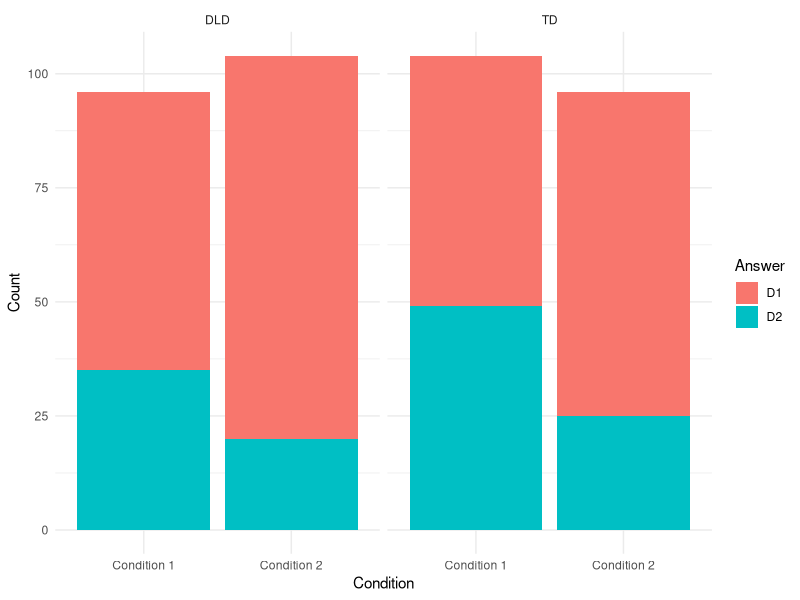
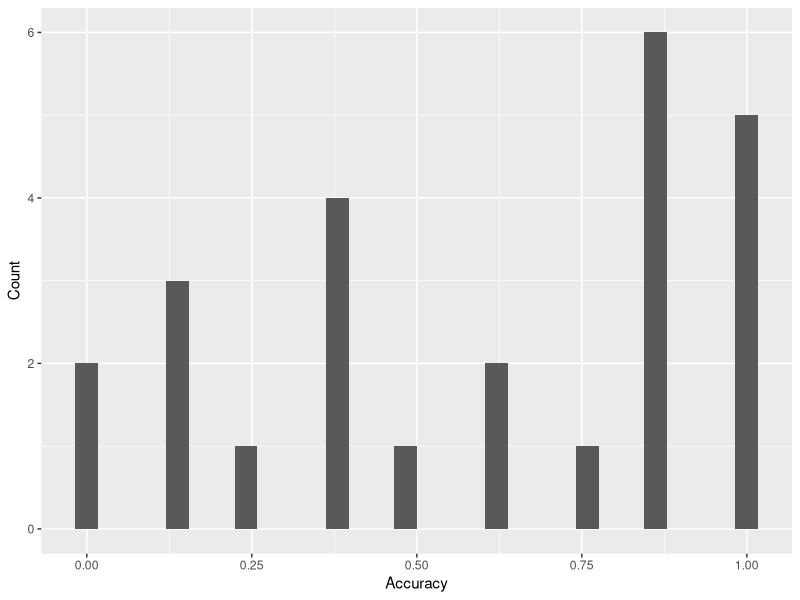

Write the R code that produced these figures, in order. (Note: this script raises an error after producing the figures.)
## ---- chunk 1
knitr::opts_chunk$set(echo = TRUE)
#knitr::include_graphics("images/imagename.filetype") #I am more used to another way to insert figures.
## ---- chunk 2
pkg <- c("tidyverse", "dplyr", "ggplot2", "lme4", "broom.mixed")
not_installed <- pkg[!pkg %in% rownames(installed.packages())]
if (length(not_installed) > 0) install.packages(not_installed) 

lapply(pkg, require, character.only = TRUE)
## ---- chunk 3
df_Q1 <- read_csv("./data/CAT_Test.csv", col_names = TRUE)
df_Q2 <- read_csv("./data/CAT_regr.csv", col_names = TRUE)
## ---- chunk 4
head(df_Q1)
## ---- chunk 5
head(df_Q2)
## ---- chunk 6
df_Q1_visual <- df_Q1 %>% 
  mutate(AnswerStimD2 = case_when(AnswerStimD2 == 0 ~ "D1",
                       AnswerStimD2 == 1 ~ "D2")) %>%
  group_by(Group, Condition, AnswerStimD2) %>% 
  summarise(count = n())
## ---- chunk 7
ggplot(df_Q1_visual, aes(x = factor(Condition), y = count, fill = factor(AnswerStimD2))) +
  geom_bar(stat="identity") +
  labs(x = "Condition", y = "Count", fill = "Answer") +
  theme_minimal() +
  facet_wrap(~Group)
## ---- chunk 8
ggplot(df_Q2, aes(x=DLMeanAcc)) +
  geom_histogram(position="dodge")+
  theme(legend.position="top")+
  labs(x = "Accuracy", y = "Count")
## ---- chunk 9
df_Q2_desc <- df_Q2
colnames <- c("Subject", "Accuracy", "Age months", "Productive vocabulary", "Digit span forwards", "Digit Span Backwards", "Digit span total", "Non-word repetition", "Receptive vocabulary", "Raven’s progressive matrices", "Word associations", "Word classes receptive", "Word classes expressive", "Word classes total")
colnames(df_Q2_desc) <- colnames
## ---- chunk 10
df_Q2_desc <- df_Q2_desc %>%
  pivot_longer(cols = c("Productive vocabulary", "Digit span forwards", "Digit Span Backwards", "Digit span total", "Non-word repetition", "Receptive vocabulary", "Raven’s progressive matrices", "Word associations", "Word classes receptive", "Word classes expressive", "Word classes total"), names_to = "Task", values_to="Score")
  

## ---- chunk 11
df_Q2_desc_sum <- df_Q2_desc %>%
  group_by(Task) %>%
  summarise(M = mean(Score), SD = sd(Score), Range = paste0(min(Score), "..", max(Score))) %>%
  mutate(Score_type = case_when(Task %in% c("Productive vocabulary", "Digit span forwards", "Digit Span Backwards", "Digit span total", "Non-word repetition", "Receptive vocabulary", "Raven’s progressive matrices", "Word associations") ~ "Raw",
                       Task %in% c("Word classes receptive", "Word classes expressive", "Word classes total") ~ "Norm"))%>%
  mutate(Task_type = case_when(Task %in% c("Productive vocabulary", "Receptive vocabulary", "Word associations", "Word classes receptive", "Word classes expressive", "Word classes total") ~ "vocabulary",
                       Task %in% c("Raven’s progressive matrices", "Digit span forwards", "Digit Span Backwards", "Digit span total", "Non-word repetition") ~ "control")) %>%
  arrange(Task_type, Score_type)

df_Q2_desc_sum
## ---- chunk 12
df_Q1_inf <- df_Q1 %>%
  mutate(Condition = as.factor(Condition),
         Group = as.factor(Group),
         PositionD2 = as.factor(PositionD2),
         Subject = as.factor(Subject))
str(df_Q1_inf)
## ---- chunk 13
print(c(levels(df_Q1_inf$Condition), levels(df_Q1_inf$Group), levels(df_Q1_inf$PositionD2)))
## ---- chunk 14
contrasts(df_Q1_inf$Condition) <- contr.sum(2)
contrasts(df_Q1_inf$Group) <- contr.sum(2)
contrasts(df_Q1_inf$PositionD2) <- contr.sum(2)
## ---- chunk 15
contrasts(df_Q1_inf$Condition)
## ---- chunk 16
contrasts(df_Q1_inf$Condition)[,1] = c(0.5, -0.5)
contrasts(df_Q1_inf$Condition)
## ---- chunk 17
contrasts(df_Q1_inf$Group)
## ---- chunk 18
contrasts(df_Q1_inf$Group)[,1] = c(-0.5, 0.5)
contrasts(df_Q1_inf$Group)
## ---- chunk 19
contrasts(df_Q1_inf$PositionD2)
## ---- chunk 20
contrasts(df_Q1_inf$PositionD2)[,1] = c(0.5, -0.5)
contrasts(df_Q1_inf$PositionD2)
## ---- chunk 21
head(df_Q1_inf$Age_months <- scale(df_Q1_inf$Age_months, scale=FALSE))
## ---- chunk 22
m_inf_0 <- glmer(AnswerStimD2~Condition*Group*Age_months + Condition*PositionD2 + (1|Subject) + (PositionD2|Subject) , data=df_Q1_inf, family = "binomial")

summary(m_inf_0)
## ---- chunk 23
m_inf <- glmer(AnswerStimD2~Condition*Group*Age_months + Condition*PositionD2 + (1|Subject) + (PositionD2|Subject) , data=df_Q1_inf, family = "binomial", glmerControl(optimizer="bobyqa", optCtrl=list(maxfun=100000)))

summary(m_inf)
## ---- chunk 24
(ORchange_1 <- exp(fixef(m_inf)[2]))
## ---- chunk 25
CI_1 <- tidy(m_inf,conf.int=TRUE,exponentiate=TRUE,effects="fixed")
CI_1 %>%
  filter(term == "Condition1") %>%
  select(conf.low, conf.high)
## ---- chunk 26
(ORchange_2 <- exp(fixef(m_inf)[6]))
## ---- chunk 27
CI_2 <- tidy(m_inf,conf.int=TRUE,exponentiate=TRUE,effects="fixed")
CI_2%>%
  filter(term == "Condition1:Group1") %>%
  select(conf.low, conf.high)
## ---- chunk 28
(1/0.1499334) #conf.low
## ---- chunk 29
df_Q1_inf_sum <- tidy(m_inf,conf.int=TRUE,exponentiate=TRUE,effects="fixed")
df_Q1_inf_sum %>%
  filter(term == "Condition1" | term == "Condition1:Group1") %>%
  select(term, estimate, p.value, conf.low, conf.high)
